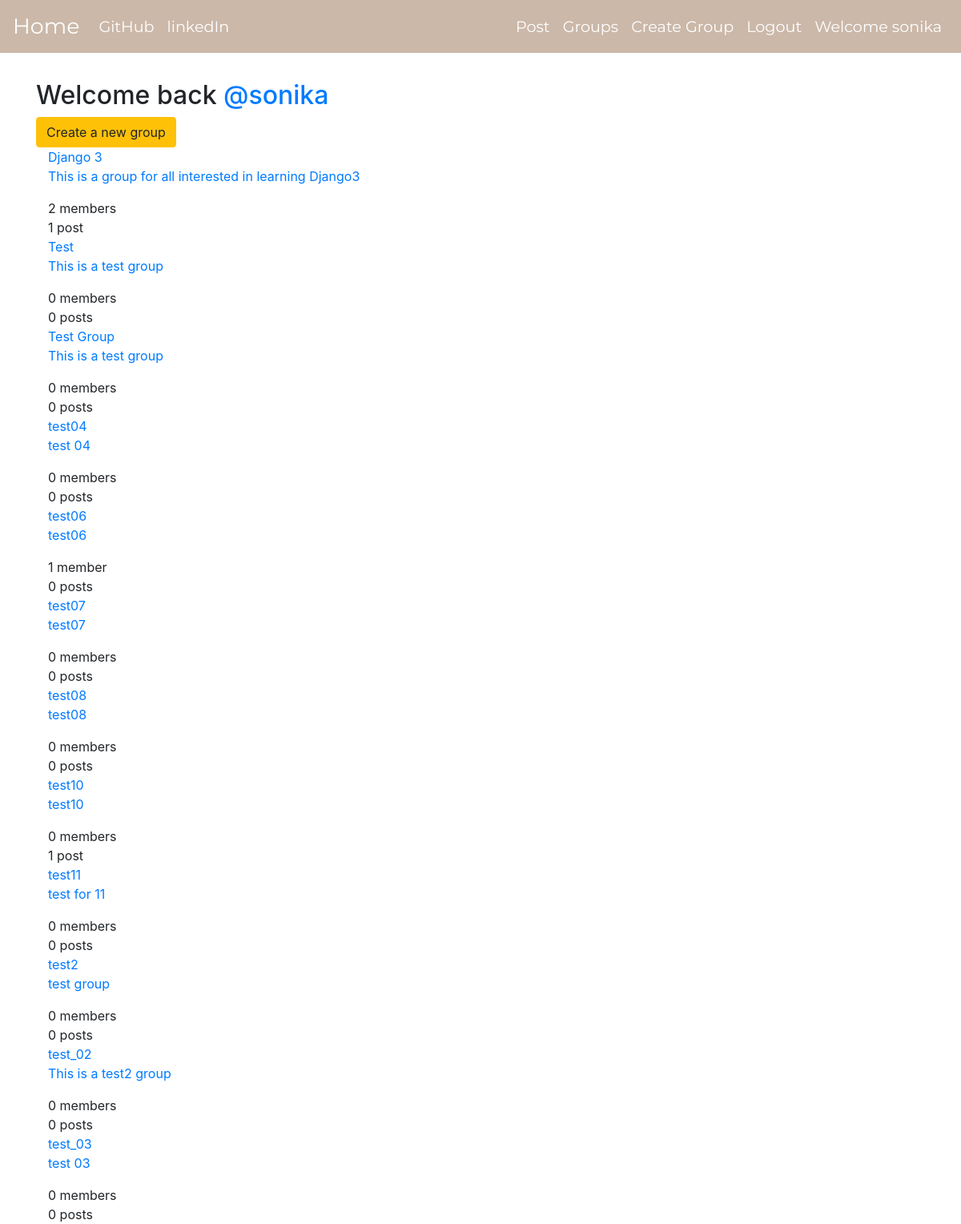
Screenshot of /groups/ (signed in) with the database file from the repository.
### groups/models.py (models this page shows, shortened)
class Group(models.Model):
    name = models.CharField(max_length=250,unique=True)
    slug = models.SlugField(unique=True,allow_unicode=True,default='',blank=True)
    description = models.TextField(blank=True,default='')
    description_html = models.TextField(editable=False,blank=True,default='')
    members = models.ManyToManyField(User,through='GroupMember')
    class Meta:
        ordering =['name']

### groups/views.py (the view)
# urls.py: path('',views.ListGroups.as_view(),name='group_list'),
class ListGroups(generic.ListView):
    model = Group

### groups/templates/groups/group_list.html
{% extends 'groups/group_base.html' %}
{% block pregroup %}
  {% if user.is_authenticated %}
    <h2>Welcome back <a href="#">@{{user.username}}</a></h2>
    <a href="{% url 'groups:create_group' %}" class='btn btn-warning'>Create a new group</a>
  {% endif %}
{% endblock %}
{% block group %}
  <div class="col-md-8">
    {% for group in group_list %}
      <a href="{% url 'groups:group_detail' slug=group.slug %}">{{group.name}}</a>
      <a href="{% url 'groups:group_detail' slug=group.slug %}">{{group.description_html|safe}}</a>
      <div class="count">
        <span class="mem_count">{{group.members.count}}</span> member{{group.members.count|pluralize}}<br>
        <span class="post_count">{{group.group_post.count}}</span> post{{group.group_post.count|pluralize}}
      </div>
    {% endfor %}
  </div>
{% endblock %}

### templates/base.html (shortened to what this page needs)
<!DOCTYPE html>
{% load static %}
<html lang="en" dir="ltr">
  <head>
    <link rel="stylesheet" href="https://stackpath.bootstrapcdn.com/bootstrap/4.5.0/css/bootstrap.min.css">
    <link rel="stylesheet" href="{% static 'master.css' %}">
  </head>
  <body>
    <nav class="navbar fixed-top navbar-expand-lg custom-nav">
      <div class="collapse navbar-collapse" id="navbarSupportedContent">
        <a class="navbar-brand" href="{% url 'home' %}">Home</a>
        <ul class="navbar-nav mr-auto">
          <li class="nav-item"><a class="nav-link" href="https://github.com/sonikaPinto/django">GitHub</a></li>
          <li class="nav-item"><a class="nav-link" href="https://www.linkedin.com/in/sonika-muriel-pinto-031234125/">linkedIn</a></li>
        </ul>
        <ul class="navbar-nav navbar-right">
          {% if user.is_authenticated %}
            <li class="nav-item"><a class="nav-link" href="{% url 'posts:create_post' %}">Post</a></li>
            <li class="nav-item"><a class="nav-link" href="{% url 'groups:group_list'%}">Groups</a></li>
            <li class="nav-item"><a class="nav-link" href="{% url 'groups:create_group' %}">Create Group</a></li>
            <li class="nav-item"><a class="nav-link" href="{% url 'accounts:logout' %}">Logout</a></li>
            <li class="nav-item"><a class="nav-link" href='{% url "home" %}'>Welcome {{user.username}}</a></li>
          {% endif %}
        </ul>
      </div>
    </nav>
      <div class="container mycontent">
        <div class="row">
          <div class="col-md-12">
            {% block content %}
            {% endblock %}
          </div>
        </div>
      </div>
  </body>
</html>

### static/master.css (style rules this page uses)
.custom-nav { font-size: 1.2em; border-bottom: 10px; font-family: 'Montserrat', sans-serif; background-color: #CBB8A9; }
.nav-link,.navbar-brand { color : white; }
.navbar-brand { font-size: 1.4em; }
.mycontent { padding-top: 100px; }

### rows the page displays
Group: name "Django 3", description_html "This is a group for all interested in learning Django3", members.count "2", group_post.count "1"
Group: name "Test", description_html "This is a test group", members.count "0", group_post.count "0"
Group: name "Test Group", description_html "This is a test group", members.count "0", group_post.count "0"
Group: name "test04", description_html "test 04", members.count "0", group_post.count "0"
Group: name "test06", description_html "test06", members.count "1", group_post.count "0"
Group: name "test07", description_html "test07", members.count "0", group_post.count "0"
Group: name "test08", description_html "test08", members.count "0", group_post.count "0"
Group: name "test10", description_html "test10", members.count "0", group_post.count "1"
Group: name "test11", description_html "test for 11", members.count "0", group_post.count "0"
Group: name "test2", description_html "test group", members.count "0", group_post.count "0"
Group: name "test_02", description_html "This is a test2 group", members.count "0", group_post.count "0"
Group: name "test_03", description_html "test 03", members.count "0", group_post.count "0"

### other values shown
{{ user.username }} "sonika"
